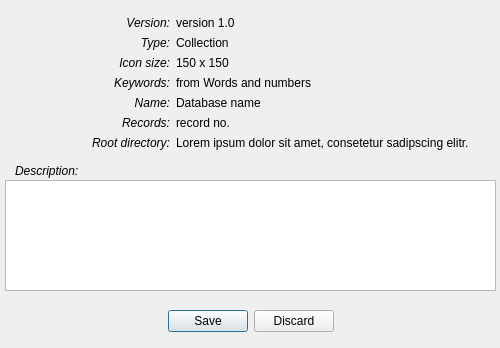
<?xml version="1.0" encoding="UTF-8"?>
<ui version="4.0">
 <class>kbvDBInfoClass</class>
 <widget class="QDialog" name="kbvDBInfoClass">
  <property name="windowModality">
   <enum>Qt::WindowModal</enum>
  </property>
  <property name="geometry">
   <rect>
    <x>0</x>
    <y>0</y>
    <width>500</width>
    <height>348</height>
   </rect>
  </property>
  <property name="sizePolicy">
   <sizepolicy hsizetype="Preferred" vsizetype="Preferred">
    <horstretch>0</horstretch>
    <verstretch>0</verstretch>
   </sizepolicy>
  </property>
  <property name="minimumSize">
   <size>
    <width>400</width>
    <height>200</height>
   </size>
  </property>
  <property name="windowTitle">
   <string notr="true"/>
  </property>
  <property name="toolTip">
   <string notr="true"/>
  </property>
  <property name="statusTip">
   <string notr="true"/>
  </property>
  <property name="whatsThis">
   <string notr="true"/>
  </property>
  <property name="accessibleName">
   <string notr="true"/>
  </property>
  <property name="accessibleDescription">
   <string notr="true"/>
  </property>
  <property name="windowFilePath">
   <string notr="true"/>
  </property>
  <property name="modal">
   <bool>false</bool>
  </property>
  <widget class="QDialogButtonBox" name="finishButtons">
   <property name="geometry">
    <rect>
     <x>15</x>
     <y>304</y>
     <width>471</width>
     <height>35</height>
    </rect>
   </property>
   <property name="minimumSize">
    <size>
     <width>0</width>
     <height>35</height>
    </size>
   </property>
   <property name="statusTip">
    <string notr="true"/>
   </property>
   <property name="whatsThis">
    <string notr="true"/>
   </property>
   <property name="accessibleName">
    <string notr="true"/>
   </property>
   <property name="accessibleDescription">
    <string notr="true"/>
   </property>
   <property name="standardButtons">
    <set>QDialogButtonBox::Discard|QDialogButtonBox::Save</set>
   </property>
   <property name="centerButtons">
    <bool>true</bool>
   </property>
  </widget>
  <widget class="QLabel" name="lblDBVersion">
   <property name="geometry">
    <rect>
     <x>10</x>
     <y>15</y>
     <width>161</width>
     <height>21</height>
    </rect>
   </property>
   <property name="font">
    <font>
     <italic>true</italic>
    </font>
   </property>
   <property name="toolTip">
    <string notr="true"/>
   </property>
   <property name="statusTip">
    <string notr="true"/>
   </property>
   <property name="whatsThis">
    <string notr="true"/>
   </property>
   <property name="accessibleName">
    <string notr="true"/>
   </property>
   <property name="accessibleDescription">
    <string notr="true"/>
   </property>
   <property name="text">
    <string notr="true">Version:</string>
   </property>
   <property name="alignment">
    <set>Qt::AlignRight|Qt::AlignTop|Qt::AlignTrailing</set>
   </property>
   <property name="margin">
    <number>0</number>
   </property>
   <property name="indent">
    <number>1</number>
   </property>
  </widget>
  <widget class="QLabel" name="showDBVersion">
   <property name="geometry">
    <rect>
     <x>175</x>
     <y>15</y>
     <width>321</width>
     <height>21</height>
    </rect>
   </property>
   <property name="font">
    <font>
     <pointsize>9</pointsize>
     <weight>50</weight>
     <italic>false</italic>
     <bold>false</bold>
    </font>
   </property>
   <property name="toolTip">
    <string notr="true"/>
   </property>
   <property name="statusTip">
    <string notr="true"/>
   </property>
   <property name="whatsThis">
    <string notr="true"/>
   </property>
   <property name="accessibleName">
    <string notr="true"/>
   </property>
   <property name="accessibleDescription">
    <string notr="true"/>
   </property>
   <property name="text">
    <string notr="true">version 1.0</string>
   </property>
   <property name="alignment">
    <set>Qt::AlignLeading|Qt::AlignLeft|Qt::AlignTop</set>
   </property>
   <property name="indent">
    <number>1</number>
   </property>
  </widget>
  <widget class="QLabel" name="lblDBType">
   <property name="geometry">
    <rect>
     <x>10</x>
     <y>35</y>
     <width>161</width>
     <height>21</height>
    </rect>
   </property>
   <property name="font">
    <font>
     <italic>true</italic>
    </font>
   </property>
   <property name="toolTip">
    <string notr="true"/>
   </property>
   <property name="statusTip">
    <string notr="true"/>
   </property>
   <property name="whatsThis">
    <string notr="true"/>
   </property>
   <property name="accessibleName">
    <string notr="true"/>
   </property>
   <property name="accessibleDescription">
    <string notr="true"/>
   </property>
   <property name="text">
    <string notr="true">Type:</string>
   </property>
   <property name="alignment">
    <set>Qt::AlignRight|Qt::AlignTop|Qt::AlignTrailing</set>
   </property>
   <property name="indent">
    <number>1</number>
   </property>
  </widget>
  <widget class="QLabel" name="showDBType">
   <property name="geometry">
    <rect>
     <x>175</x>
     <y>35</y>
     <width>321</width>
     <height>21</height>
    </rect>
   </property>
   <property name="font">
    <font>
     <pointsize>9</pointsize>
     <weight>50</weight>
     <italic>false</italic>
     <bold>false</bold>
    </font>
   </property>
   <property name="toolTip">
    <string notr="true"/>
   </property>
   <property name="statusTip">
    <string notr="true"/>
   </property>
   <property name="whatsThis">
    <string notr="true"/>
   </property>
   <property name="accessibleName">
    <string notr="true"/>
   </property>
   <property name="accessibleDescription">
    <string notr="true"/>
   </property>
   <property name="text">
    <string notr="true">Collection</string>
   </property>
   <property name="alignment">
    <set>Qt::AlignLeading|Qt::AlignLeft|Qt::AlignTop</set>
   </property>
   <property name="indent">
    <number>1</number>
   </property>
  </widget>
  <widget class="QLabel" name="lblDBIconSize">
   <property name="geometry">
    <rect>
     <x>10</x>
     <y>55</y>
     <width>161</width>
     <height>21</height>
    </rect>
   </property>
   <property name="font">
    <font>
     <italic>true</italic>
    </font>
   </property>
   <property name="toolTip">
    <string notr="true"/>
   </property>
   <property name="statusTip">
    <string notr="true"/>
   </property>
   <property name="whatsThis">
    <string notr="true"/>
   </property>
   <property name="accessibleName">
    <string notr="true"/>
   </property>
   <property name="accessibleDescription">
    <string notr="true"/>
   </property>
   <property name="text">
    <string notr="true">Icon size:</string>
   </property>
   <property name="alignment">
    <set>Qt::AlignRight|Qt::AlignTop|Qt::AlignTrailing</set>
   </property>
   <property name="indent">
    <number>1</number>
   </property>
  </widget>
  <widget class="QLabel" name="showDBIconSize">
   <property name="geometry">
    <rect>
     <x>175</x>
     <y>55</y>
     <width>321</width>
     <height>21</height>
    </rect>
   </property>
   <property name="toolTip">
    <string notr="true"/>
   </property>
   <property name="statusTip">
    <string notr="true"/>
   </property>
   <property name="whatsThis">
    <string notr="true"/>
   </property>
   <property name="accessibleName">
    <string notr="true"/>
   </property>
   <property name="accessibleDescription">
    <string notr="true"/>
   </property>
   <property name="text">
    <string notr="true">150 x 150</string>
   </property>
   <property name="alignment">
    <set>Qt::AlignLeading|Qt::AlignLeft|Qt::AlignTop</set>
   </property>
   <property name="indent">
    <number>1</number>
   </property>
  </widget>
  <widget class="QLabel" name="lblDBKeywordType">
   <property name="geometry">
    <rect>
     <x>10</x>
     <y>75</y>
     <width>161</width>
     <height>21</height>
    </rect>
   </property>
   <property name="font">
    <font>
     <italic>true</italic>
    </font>
   </property>
   <property name="toolTip">
    <string notr="true"/>
   </property>
   <property name="statusTip">
    <string notr="true"/>
   </property>
   <property name="whatsThis">
    <string notr="true"/>
   </property>
   <property name="accessibleName">
    <string notr="true"/>
   </property>
   <property name="accessibleDescription">
    <string notr="true"/>
   </property>
   <property name="text">
    <string notr="true">Keywords:</string>
   </property>
   <property name="alignment">
    <set>Qt::AlignRight|Qt::AlignTop|Qt::AlignTrailing</set>
   </property>
   <property name="indent">
    <number>1</number>
   </property>
  </widget>
  <widget class="QLabel" name="showDBKeywordType">
   <property name="geometry">
    <rect>
     <x>175</x>
     <y>75</y>
     <width>321</width>
     <height>21</height>
    </rect>
   </property>
   <property name="toolTip">
    <string notr="true"/>
   </property>
   <property name="statusTip">
    <string notr="true"/>
   </property>
   <property name="whatsThis">
    <string notr="true"/>
   </property>
   <property name="accessibleName">
    <string notr="true"/>
   </property>
   <property name="accessibleDescription">
    <string notr="true"/>
   </property>
   <property name="text">
    <string notr="true">from Words and numbers</string>
   </property>
   <property name="alignment">
    <set>Qt::AlignLeading|Qt::AlignLeft|Qt::AlignTop</set>
   </property>
   <property name="indent">
    <number>1</number>
   </property>
  </widget>
  <widget class="QLabel" name="lblDBName">
   <property name="geometry">
    <rect>
     <x>10</x>
     <y>95</y>
     <width>161</width>
     <height>21</height>
    </rect>
   </property>
   <property name="font">
    <font>
     <italic>true</italic>
    </font>
   </property>
   <property name="toolTip">
    <string notr="true"/>
   </property>
   <property name="statusTip">
    <string notr="true"/>
   </property>
   <property name="whatsThis">
    <string notr="true"/>
   </property>
   <property name="accessibleName">
    <string notr="true"/>
   </property>
   <property name="accessibleDescription">
    <string notr="true"/>
   </property>
   <property name="text">
    <string notr="true">Name:</string>
   </property>
   <property name="alignment">
    <set>Qt::AlignRight|Qt::AlignTop|Qt::AlignTrailing</set>
   </property>
   <property name="indent">
    <number>1</number>
   </property>
  </widget>
  <widget class="QLabel" name="showDBName">
   <property name="geometry">
    <rect>
     <x>175</x>
     <y>95</y>
     <width>321</width>
     <height>21</height>
    </rect>
   </property>
   <property name="font">
    <font>
     <pointsize>9</pointsize>
    </font>
   </property>
   <property name="toolTip">
    <string notr="true"/>
   </property>
   <property name="statusTip">
    <string notr="true"/>
   </property>
   <property name="whatsThis">
    <string notr="true"/>
   </property>
   <property name="accessibleName">
    <string notr="true"/>
   </property>
   <property name="accessibleDescription">
    <string notr="true"/>
   </property>
   <property name="text">
    <string notr="true">Database name</string>
   </property>
   <property name="alignment">
    <set>Qt::AlignLeading|Qt::AlignLeft|Qt::AlignTop</set>
   </property>
   <property name="indent">
    <number>1</number>
   </property>
  </widget>
  <widget class="QLabel" name="lblDBRoot">
   <property name="geometry">
    <rect>
     <x>10</x>
     <y>135</y>
     <width>161</width>
     <height>21</height>
    </rect>
   </property>
   <property name="font">
    <font>
     <italic>true</italic>
    </font>
   </property>
   <property name="toolTip">
    <string notr="true"/>
   </property>
   <property name="statusTip">
    <string notr="true"/>
   </property>
   <property name="whatsThis">
    <string notr="true"/>
   </property>
   <property name="accessibleName">
    <string notr="true"/>
   </property>
   <property name="accessibleDescription">
    <string notr="true"/>
   </property>
   <property name="text">
    <string notr="true">Root directory:</string>
   </property>
   <property name="alignment">
    <set>Qt::AlignRight|Qt::AlignTop|Qt::AlignTrailing</set>
   </property>
   <property name="indent">
    <number>1</number>
   </property>
  </widget>
  <widget class="QLabel" name="showDBRoot">
   <property name="geometry">
    <rect>
     <x>175</x>
     <y>135</y>
     <width>321</width>
     <height>31</height>
    </rect>
   </property>
   <property name="maximumSize">
    <size>
     <width>351</width>
     <height>101</height>
    </size>
   </property>
   <property name="font">
    <font>
     <pointsize>9</pointsize>
    </font>
   </property>
   <property name="toolTip">
    <string notr="true"/>
   </property>
   <property name="statusTip">
    <string notr="true"/>
   </property>
   <property name="whatsThis">
    <string notr="true"/>
   </property>
   <property name="accessibleName">
    <string notr="true"/>
   </property>
   <property name="accessibleDescription">
    <string notr="true"/>
   </property>
   <property name="frameShape">
    <enum>QFrame::NoFrame</enum>
   </property>
   <property name="text">
    <string notr="true">Lorem ipsum dolor sit amet, consetetur sadipscing elitr.</string>
   </property>
   <property name="textFormat">
    <enum>Qt::AutoText</enum>
   </property>
   <property name="scaledContents">
    <bool>false</bool>
   </property>
   <property name="alignment">
    <set>Qt::AlignLeading|Qt::AlignLeft|Qt::AlignTop</set>
   </property>
   <property name="wordWrap">
    <bool>true</bool>
   </property>
   <property name="margin">
    <number>0</number>
   </property>
   <property name="indent">
    <number>1</number>
   </property>
   <property name="textInteractionFlags">
    <set>Qt::TextSelectableByMouse</set>
   </property>
  </widget>
  <widget class="QLabel" name="lblDBDescription">
   <property name="geometry">
    <rect>
     <x>15</x>
     <y>160</y>
     <width>161</width>
     <height>21</height>
    </rect>
   </property>
   <property name="font">
    <font>
     <italic>true</italic>
    </font>
   </property>
   <property name="toolTip">
    <string notr="true"/>
   </property>
   <property name="statusTip">
    <string notr="true"/>
   </property>
   <property name="whatsThis">
    <string notr="true"/>
   </property>
   <property name="accessibleName">
    <string notr="true"/>
   </property>
   <property name="accessibleDescription">
    <string notr="true"/>
   </property>
   <property name="text">
    <string notr="true">Description:</string>
   </property>
   <property name="alignment">
    <set>Qt::AlignLeading|Qt::AlignLeft|Qt::AlignVCenter</set>
   </property>
  </widget>
  <widget class="QPlainTextEdit" name="editDBDescription">
   <property name="enabled">
    <bool>true</bool>
   </property>
   <property name="geometry">
    <rect>
     <x>5</x>
     <y>180</y>
     <width>491</width>
     <height>111</height>
    </rect>
   </property>
   <property name="minimumSize">
    <size>
     <width>3</width>
     <height>0</height>
    </size>
   </property>
   <property name="font">
    <font>
     <pointsize>10</pointsize>
    </font>
   </property>
   <property name="toolTip">
    <string notr="true"/>
   </property>
   <property name="statusTip">
    <string notr="true"/>
   </property>
   <property name="whatsThis">
    <string notr="true"/>
   </property>
   <property name="accessibleName">
    <string notr="true"/>
   </property>
   <property name="accessibleDescription">
    <string notr="true"/>
   </property>
   <property name="frameShadow">
    <enum>QFrame::Sunken</enum>
   </property>
   <property name="undoRedoEnabled">
    <bool>false</bool>
   </property>
   <property name="readOnly">
    <bool>false</bool>
   </property>
   <property name="textInteractionFlags">
    <set>Qt::TextEditorInteraction</set>
   </property>
   <property name="backgroundVisible">
    <bool>false</bool>
   </property>
  </widget>
  <widget class="QLabel" name="lblDBRecords">
   <property name="geometry">
    <rect>
     <x>10</x>
     <y>115</y>
     <width>161</width>
     <height>21</height>
    </rect>
   </property>
   <property name="font">
    <font>
     <italic>true</italic>
    </font>
   </property>
   <property name="text">
    <string notr="true">Records:</string>
   </property>
   <property name="alignment">
    <set>Qt::AlignRight|Qt::AlignTop|Qt::AlignTrailing</set>
   </property>
   <property name="indent">
    <number>1</number>
   </property>
  </widget>
  <widget class="QLabel" name="showDBRecords">
   <property name="geometry">
    <rect>
     <x>175</x>
     <y>115</y>
     <width>321</width>
     <height>21</height>
    </rect>
   </property>
   <property name="font">
    <font>
     <pointsize>9</pointsize>
    </font>
   </property>
   <property name="toolTip">
    <string notr="true"/>
   </property>
   <property name="statusTip">
    <string notr="true"/>
   </property>
   <property name="whatsThis">
    <string notr="true"/>
   </property>
   <property name="accessibleName">
    <string notr="true"/>
   </property>
   <property name="accessibleDescription">
    <string notr="true"/>
   </property>
   <property name="text">
    <string notr="true">record no.</string>
   </property>
   <property name="alignment">
    <set>Qt::AlignLeading|Qt::AlignLeft|Qt::AlignTop</set>
   </property>
   <property name="indent">
    <number>1</number>
   </property>
  </widget>
 </widget>
 <layoutdefault spacing="6" margin="11"/>
 <tabstops>
  <tabstop>finishButtons</tabstop>
 </tabstops>
 <resources/>
 <connections/>
</ui>
